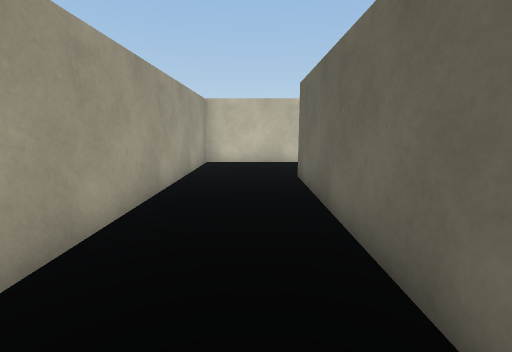
View 1 (above)

18 first-person views from a walk through a Unity game level. The camera is 1.5 m above the floor, tilts 10° down and sees 90° across. The floor is counted in squares, 1 m on a side. Each view is taken from the middle of a square. On the plan, view 1 faces up. The plan holds only what a view shows up to about 13 squares ahead; the rest is blank. The place goes on beyond the plan. The player character is not drawn. Surface patterns are stand-ins for the level's own textures.

View 2
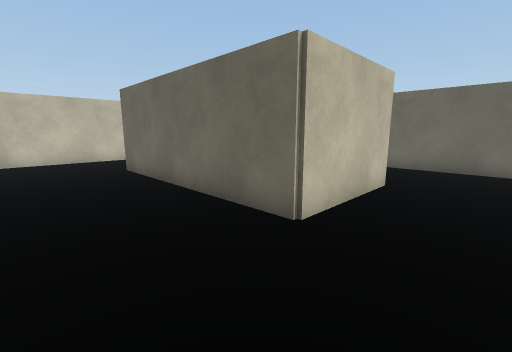

View 3
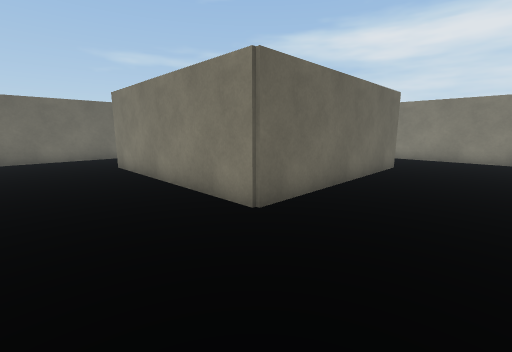

View 4
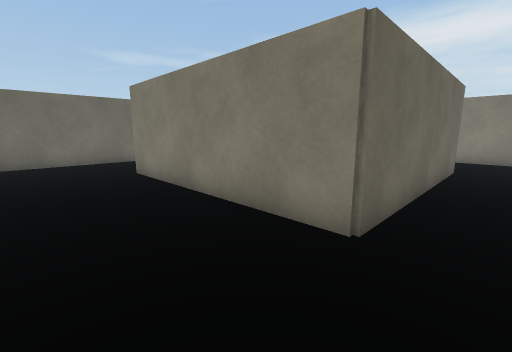

View 5
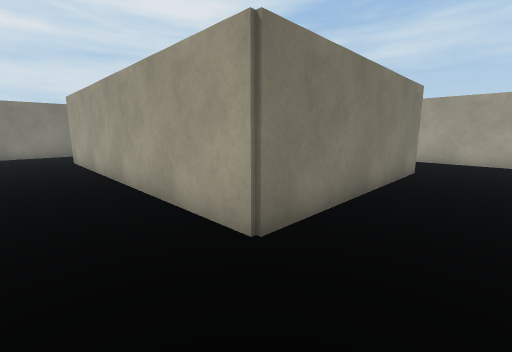

View 6
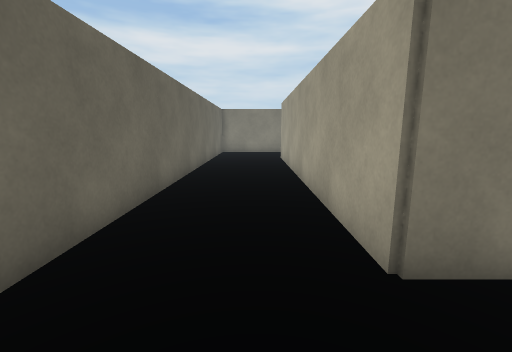

View 7
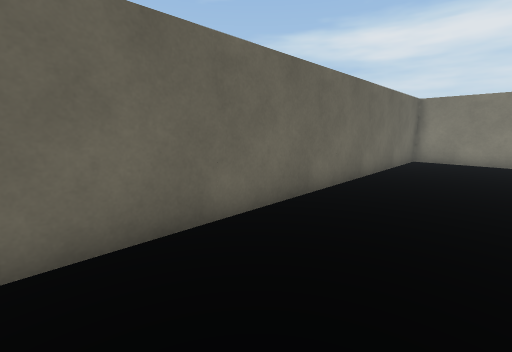

View 8
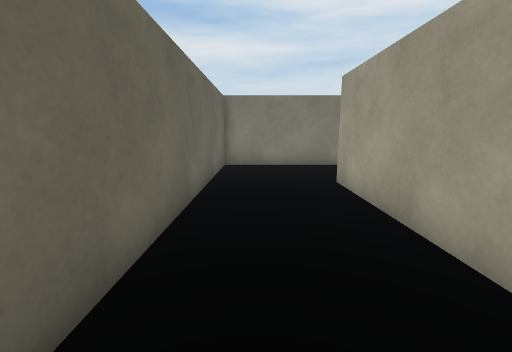

View 9
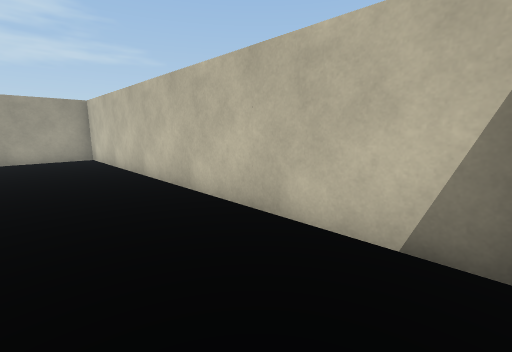

View 10
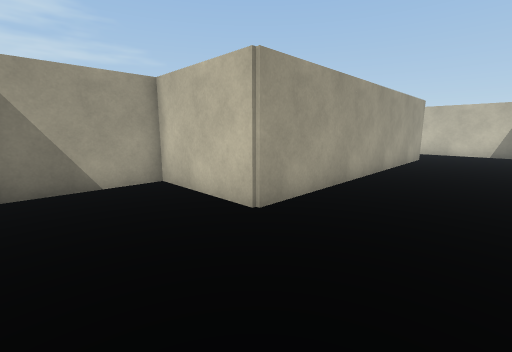

View 11
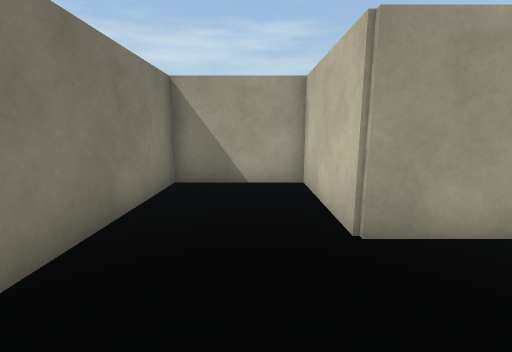

View 12
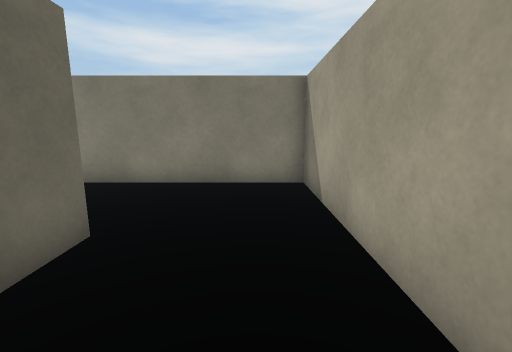

View 13
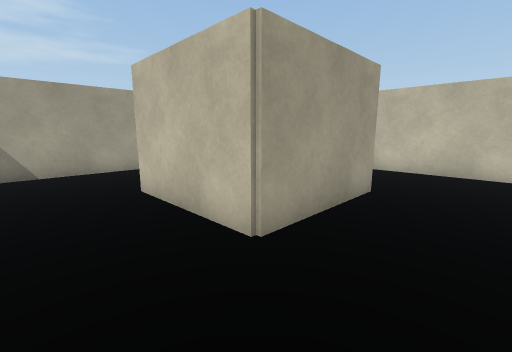

View 14
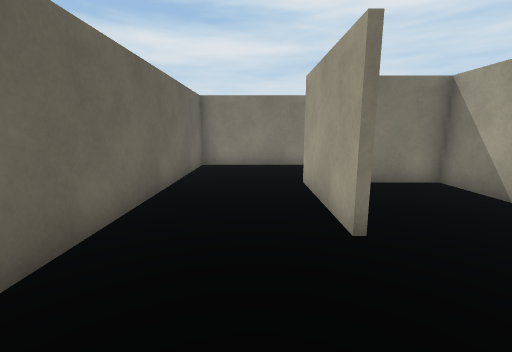

View 15
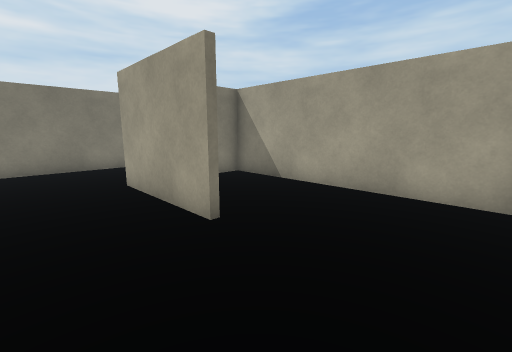

View 16
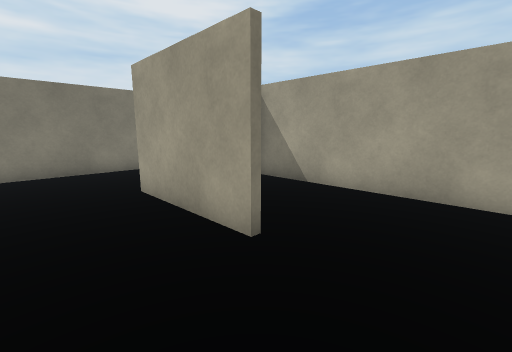

View 17
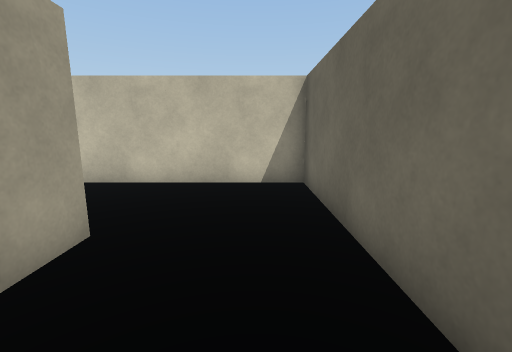

View 18
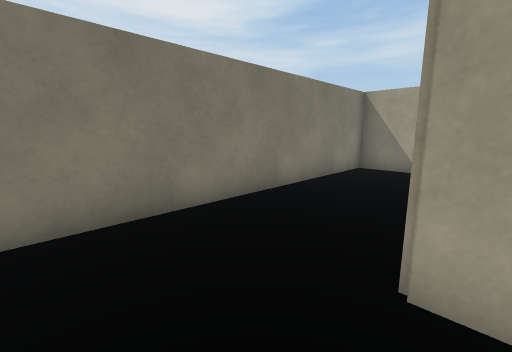

### Floor plan
Points are (right, up) in squares from view 1. A wall is a line through its corners. A room is listed if a view was taken in it or the views show most of it. See-through windows are left out.
Room 1 (views 1, 2, 3, 4, 5, 6, 7, 8, 9, 10, 11, 12, 13, 14, 15, 16, 17, 18)
walls: (5.6, 4.6) (5.6, 0.4) (1.4, 0.4) (1.4, 8.6) (9.6, 8.6) (9.6, -3.6) (5.6, -3.6) (5.6, -7.4) (13.4, -7.4) (13.4, 12); (1.6, 8.1) (1.6, 0.6) (3.6, 0.6); (13.1, 12.4) (-2.4, 12.4) (-2.4, -3.4) (9.4, -3.4) (9.4, 8.4) (2.9, 8.4)

Positions as (right, up) in squares from view 1, and headings:
1: (0, 0), facing up
2: (-2, -2), facing up-right
3: (-2, 12), facing down-right
4: (0, 12), facing down-right
5: (12, 11), facing down-left
6: (11, 11), facing down
7: (10, 7), facing down-right
8: (12, 4), facing down
9: (13, 9), facing up-left
10: (13, -7), facing up-left
11: (13, -5), facing left
12: (-1, 4), facing down
13: (8, -2), facing up-left
14: (7, 8), facing down
15: (8, 8), facing down-left
16: (8, 7), facing down-left
17: (8, 1), facing up
18: (8, 1), facing down-left
